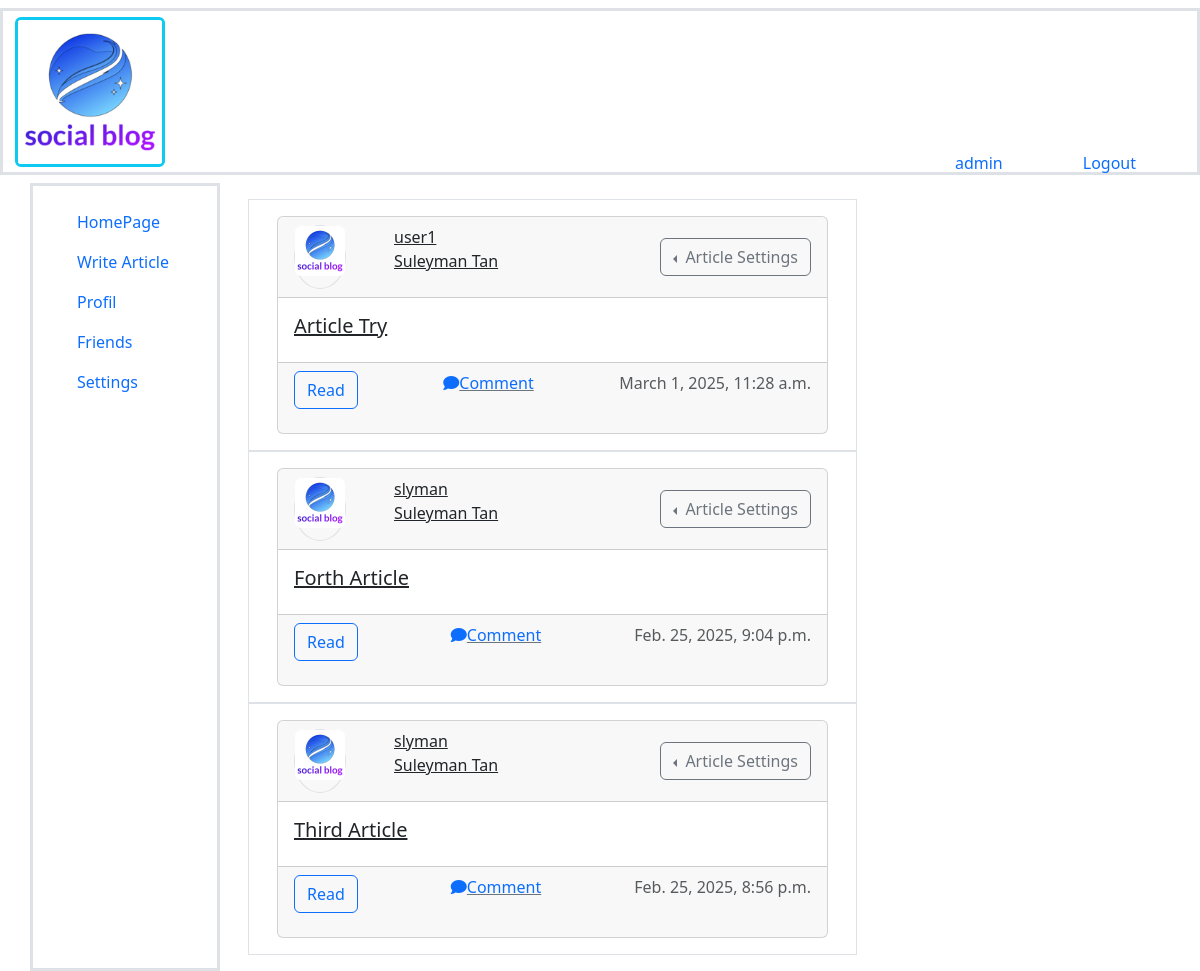
The app's page / (signed in) with its own data.
### articles/models.py (models this page shows, shortened)
class Article(models.Model):
    title=models.CharField(max_length=200)
    content = models.TextField()
    author = models.ForeignKey(User,on_delete=models.CASCADE,related_name="articles")
    created_at = models.DateTimeField(auto_now_add=True)
    updated_at = models.DateTimeField(auto_now=True)
    slug = models.SlugField(unique=True,blank=True,null=True)
    image = models.ImageField(upload_to='article_images/',blank=True,null=True)
    class Meta:
        ordering = ['-created_at']

### home/views.py (the view)
# urls.py: path("", views.index, name='index'),
@login_required
def index(request):
    followed_users = Follow.objects.filter(follower=request.user).values_list('following',flat=True)
    articles = Article.objects.filter(author__in=followed_users).order_by('-created_at')
    return render(request,'index.html',{'articles':articles})

### templates/index.html (shortened to what this page needs)
{% extends "base.html" %}
{% load static %}
{% block content %}
{% for article in articles %}
<div class="container-fluid border">
    <row>
        <div class="col-md-12 p-3">
            <div class="card">
                <div class="card-header ">
                    <div class='d-flex flex-row '>
                        <div class="text-center border" style="border-radius:50%; !important;">
                            <img src="{% static "images/logo.png" %}" class="rounded " alt="..." style='height:50px; width:50px; border-radius:50%; !important;'>
                        </div>
                        <div class="ps-5">
                            <p>
                                <a href="{% url 'profile' user.id%}" class="text-dark ">{{article.author}}</br>{{request.user.get_full_name}}</a>
                            </p>
                        </div>
                        <div class="btn-group-vertical ms-auto" role="group" aria-label="Vertical button group">
                            <div class="btn-group dropstart" role="group">
                              <button type="button" class="btn btn-outline-secondary dropdown-toggle" data-bs-toggle="dropdown" aria-expanded="false">
                                Article Settings
                              </button>
                            </div>
                        </div>
                    </div>
                </div>
                <div class="card-body">
                    <h5>
                        <a href="{% url 'read-article' article.slug %}" class="text-dark">{{article.title}}</a>
                    </h5>
                </div>
                <div class="card-footer text-body-secondary">
                    <div class='d-flex flex-row   justify-content-between'>
                        <p>
                            <a href="{% url 'read-article' article.slug %}" class="btn btn-outline-primary ">Read</a>
                        </p>
                        <p>
                            <a href="{% url 'comment' article.slug %}" class="link-underline-secondary"><i class="fa-solid fa-comment"></i>Comment</a>
                        </p>
                        <p>{{article.created_at}}</p>
                    </div>
                </div>
            </div>
        </div>
    </row>
</div>
    {%endfor %}
{% endblock content %}

### templates/base.html (shortened to what this page needs)
{% load static %}
<!DOCTYPE HTML>
<html>
	<head>
		<link rel="stylesheet" href="{% static 'css/bootstrap.min.css' %}" />
		<link rel="stylesheet" href="https://cdnjs.cloudflare.com/ajax/libs/font-awesome/6.5.1/css/all.min.css" />
	</head>
	<body class="">
		<nav class="navbar ">
			<div class="container-fluid border border-3">
				<a class="navbar-brand " href="{% url 'index' %}">
					<img src="{% static "images/logo.png"%}"  width="150" height="150" alt="Logo"class="d-inline-block align-text-top border border-3 rounded border-info ">
			  	</a>
			  	{% if user.is_authenticated %}
			  	<ul class="nav justify-content-end position-absolute bottom-0 end-0 d-flex justify-content-evenly">
					<li class="nav-item pe-5">
				  		<a class="nav-link active" aria-current="page" href="#">{{ request.user.username}}</a>
					</li>
					<li class="nav-item pe-5">
						<a class="nav-link" href="{% url 'logout' %}">Logout</a>
				 	</li>
				</ul>
			  {% endif %}
			</div>
		</nav>
		<div class="container">
			<div class="row">
				<div class="col-md-2 border border-3">
					<ul class="nav flex-column p-3 color-dark">
						<li class="nav-item">
						  <a class="nav-link" aria-current="page" href="{% url 'index' %}">HomePage</a>
						</li>
						<li class="nav-item">
							<a class="nav-link" href="{% url 'create_article' %}">Write Article</a>
						  </li>
						<li class="nav-item">
						  <a class="nav-link" href="{% url 'profile' user.pk  %}">Profil</a>
						</li>
						<li class="nav-item">
						  <a class="nav-link" href="{% url 'friends' %}">Friends</a>
						</li>
						<li class="nav-item">
						  <a class="nav-link" href="#">Settings</a>
						</li>
					</ul>
				</div>
				<div class="col-md-7">
					<div class='container-fluid'>
					<div class='row p-3'>
					{% block content %}
					{% endblock content %}
					</div>
					</div>
				</div>
				<div class="col-md-3">
					<div class='container-fluid'>
						<div class='row p-3'>
				</div>
			</div>
				</div>
		    </div>
		</div>
    </body>
</html>

### records on screen
Article: author "user1", title "Article Try", created_at "March 1, 2025, 11:28 a.m."
Article: author "slyman", title "Forth Article", created_at "Feb. 25, 2025, 9:04 p.m."
Article: author "slyman", title "Third Article", created_at "Feb. 25, 2025, 8:56 p.m."

### other values on screen
{{ request.user.username }} "admin"
{{ request.user.get_full_name }} "Suleyman Tan"
